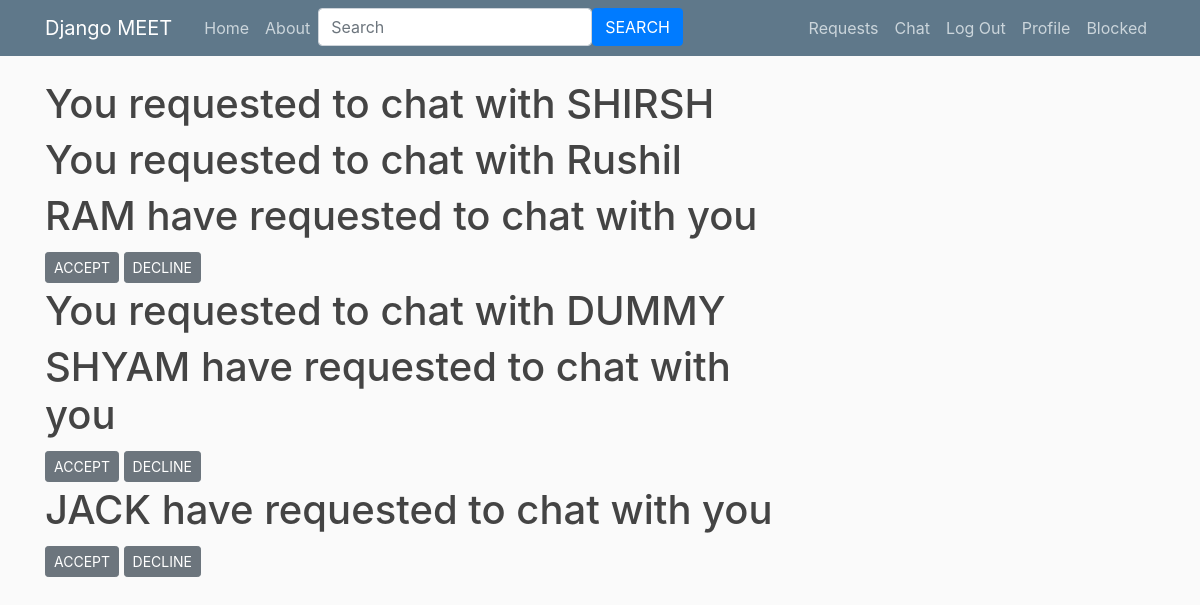
The page /req_to_chat (signed in) on the database as committed earlier.
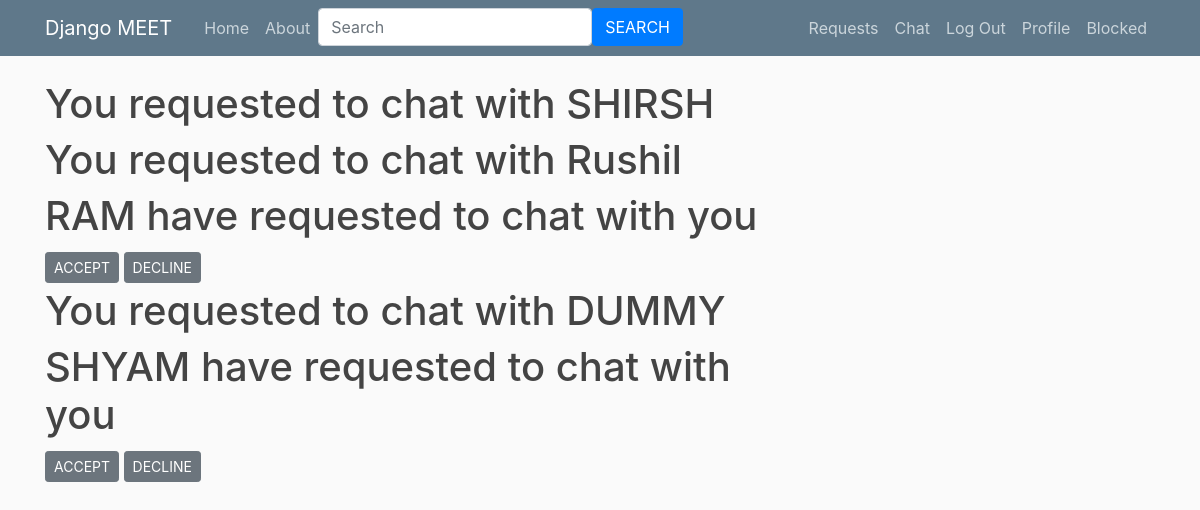
The same page on the database as committed later.
### meet/models.py (models this page shows, shortened)
class Request_To_Chat(models.Model):
    requestor = models.ForeignKey(Profile,on_delete=models.CASCADE, default= 2,related_name='%(class)s_requestor')#name2
    acceptor = models.ForeignKey(Profile,on_delete=models.CASCADE, default= 1,related_name='%(class)s_acceptor')#name1
    is_accepted = models.BooleanField(null=True)

class Profile(models.Model):
    name = models.CharField(max_length=100)
    likes = models.TextField()
    date_posted = models.DateTimeField(auto_now_add=True)
    username = models.ForeignKey(User, on_delete=models.CASCADE)
    def __str__(self):
        return self.name

### meet/views.py (the view, shortened to what this page needs)
# urls.py: path('req_to_chat',views.req_to_chat,name ='meet-chat'),
def req_to_chat(request):
    user2 = request.user.username
    user1 = User.objects.get(username=request.user.username)
    rooms = Room.objects.filter(name__icontains = user2).values_list()
    user_rooms = []
    for a in rooms:
        if user2 in a[1]:
            user_rooms.append(a[1])
    chat = {
        'name': Request_To_Chat.objects.all()
    }
    abcd = Request_To_Chat.objects.all()
    return render(request,'meet/req_to_chat.html',chat)

### meet/templates/meet/req_to_chat.html
{% extends 'meet/base.html' %}
{% block content %}
    {% for names in name %}
        {% if names.requestor.name == user.username  %}
            <h1>You requested to chat with {{ names.acceptor.name }}</h1>
        {% endif %}
        <div>
            {% if names.acceptor.name == user.username  %}
                    <h1>{{ names.requestor.name }} have requested to chat with you</h1>
                    <a class = "btn btn-secondary btn-sm mt-1 mb-1" href="{% url 'accepted' names.id %}">ACCEPT</a>
                    <a class = "btn btn-secondary btn-sm mt-1 mb-1" href="#">DECLINE</a>
            {% endif %}
        </div>
    {% endfor %}
{% endblock content %}

Rows that differ between the two databases and show on the page:
removed Request_To_Chat: requestor.name "JACK"
